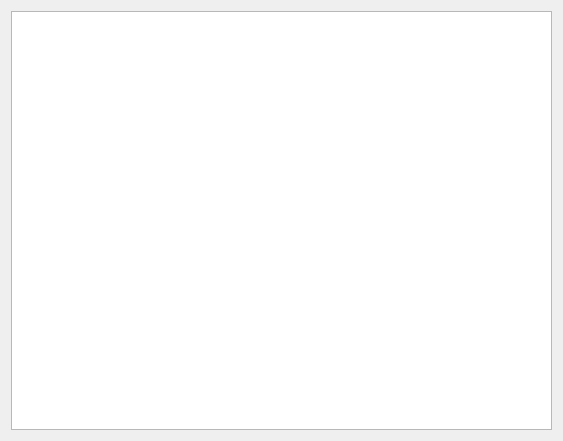
<?xml version="1.0" encoding="UTF-8"?>
<ui version="4.0">
 <class>GcodeListDialog</class>
 <widget class="QDialog" name="GcodeListDialog">
  <property name="geometry">
   <rect>
    <x>0</x>
    <y>0</y>
    <width>563</width>
    <height>441</height>
   </rect>
  </property>
  <property name="windowTitle">
   <string>Dialog</string>
  </property>
  <layout class="QGridLayout" name="gridLayout">
   <item row="0" column="0">
    <widget class="QTableView" name="gcodeTableView"/>
   </item>
  </layout>
 </widget>
 <resources/>
 <connections/>
</ui>
